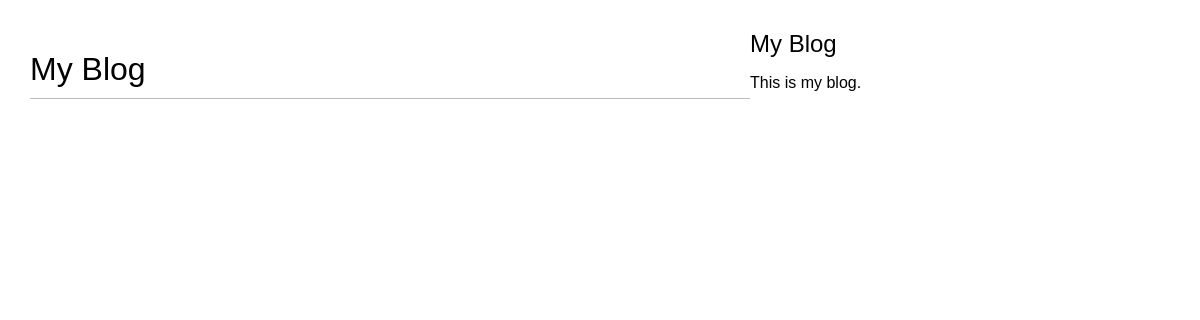
Page /blog/ on the earlier database version.
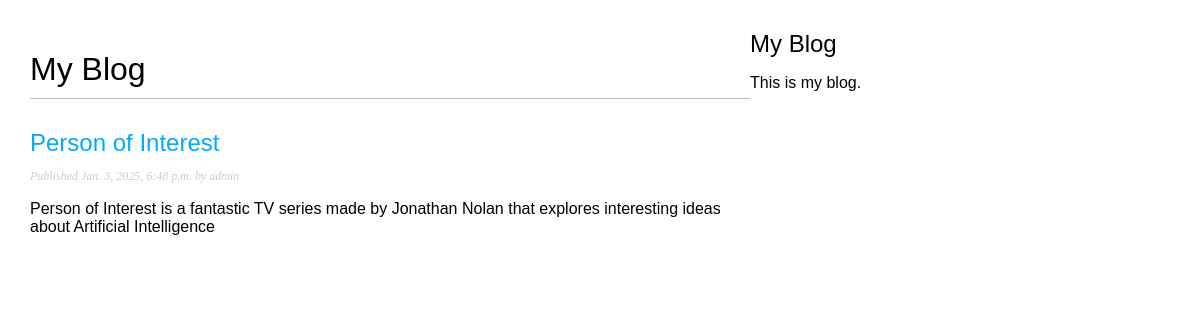
Same page on the later database version.
### blog/models.py (models this page shows, shortened)
class Post(models.Model):
    class Status(models.TextChoices):
        DRAFT = 'DF', 'Draft'
        PUBLISHED = 'PB', 'Published'
    title = models.CharField(max_length=250)
    slug = models.SlugField(max_length=250, unique_for_date='publish')
    body = models.TextField()
    publish = models.DateTimeField(default=timezone.now)
    created = models.DateTimeField(auto_now_add=True)
    updated = models.DateTimeField(auto_now=True)
    status = models.CharField(max_length=2, choices=Status, default=Status.DRAFT)
    author = models.ForeignKey(
        settings.AUTH_USER_MODEL,
        on_delete=models.CASCADE,
        related_name='blog_posts'
    )
    objects = models.Manager()
    published = PublishedManager()
    class Meta:
        ordering = ['-publish']
        indexes = [models.Index(fields=['-publish'])]
    def get_absolute_url(self):
        return reverse(
            'blog:post_detail',
            args=[
                self.publish.year,
                self.publish.month,
                self.publish.day,
                self.slug
            ]
        )

### blog/views.py (the view)
# urls.py: path('', view=views.post_list, name='post_list'),
def post_list(request):
    posts = Post.objects.all()
    return render(
        request,
        'blog/post/list.html',
        {'posts': posts}
    )

### blog/templates/blog/post/list.html (shortened to what this page needs)
{% extends 'blog/base.html' %}
{% block content %}
    <h1>My Blog</h1>
    {% for post in posts %}
        <h2><a href="{{post.get_absolute_url}}">
            {{post.title}}
        </a></h2>
        <p class="date">
            Published {{ post.publish }} by {{ post.author }}
        </p>
        {{ post.body|truncatewords:30|linebreaks }}
    {% endfor %}
{% endblock  %}

### blog/templates/blog/base.html (shortened to what this page needs)
{% load static %}
<!DOCTYPE html>
<html lang="en">
<head>
    <link rel="stylesheet" href="{% static "css/blog.css" %}">
</head>
<body>
    <div id="content">
        {% block content%}
        {% endblock %}
    </div>
    <div class="sidebar">
        <h2>My Blog</h2>
        <p>This is my blog.</p>
    </div>
</body>
</html>

### blog/static/css/blog.css (style rules this page uses)
body { margin:0; padding:0; font-family:helvetica, sans-serif; }
a { color:#00abff; text-decoration:none; }
h1 { font-weight:normal; border-bottom:1px solid #bbb; padding:0 0 10px 0; }
h2 { font-weight:normal; margin:30px 0 0; }
#content { float:left; width:60%; padding:0 0 0 30px; }
p.date { color:#ccc; font-family: georgia, serif; font-size: 12px; font-style: italic; }

Differences in the rows shown:
added Post: title "Person of Interest", publish "Jan. 3, 2025, 6:48 p.m.", author "admin", body "Person of Interest is a fantastic TV series made by Jonathan Nolan that explores interesting ideas about Artificial Intelligence"
